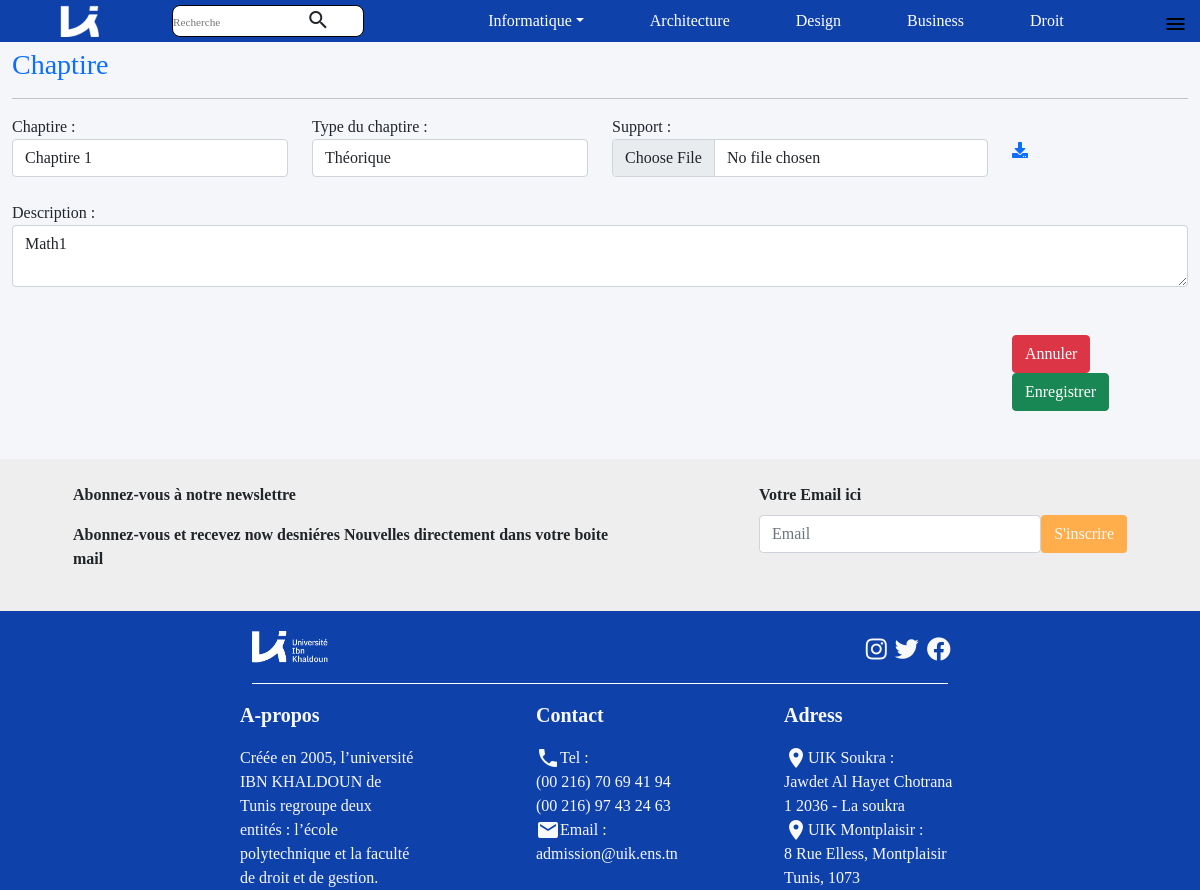
Page /dist/pages/editChaptire.php?id=1 on the committed database.
### tables this page shows
CREATE TABLE `chapitre` (
  `id` int(11) NOT NULL,
  `id_cour` int(11) NOT NULL,
  `libelle` varchar(100) NOT NULL,
  `description` varchar(500) DEFAULT NULL,
  `couverture` varchar(200) DEFAULT NULL,
  `id_type_cour` int(11) DEFAULT NULL,
  `dt_chaptire` date DEFAULT NULL,
  `support` varchar(200) DEFAULT NULL,
  `support_name` varchar(200) DEFAULT NULL
);

CREATE TABLE `type_chapitre` (
  `id` int(11) NOT NULL,
  `libelle` varchar(200) DEFAULT NULL
);

### dist/pages/editChaptire.php (the view, shortened to what this page needs)
<?php
include("../config.php");
$chaptire = $description = $supportN = $idTypChp = $idCour = $supportName = "";
$chaptireErr = $supportNErr = $idTypChpErr = "";
$sqlTypChp = "select * from type_chapitre";
$resTypChp = mysqli_query($conn, $sqlTypChp);
$id =  trim($_GET["id"]);
if ($result =  mysqli_query($conn, "SELECT * FROM chapitre WHERE id=" . $id)) {
    while ($row = mysqli_fetch_array($result)) {
        $chaptire = $row['libelle'];
        $idTypChp = $row['id_type_cour'];
        $description = $row['description'];
        $idCour = $row['id_cour'];
        $support = $row['support'];
        $supportName =  $row['support_name'];
    }
}
?>
<!DOCTYPE html>
<html lang="en">
<head>
    <link rel="stylesheet" href="../css/main.css">
    <link rel="stylesheet" href="https://use.fontawesome.com/releases/v5.15.4/css/all.css">
</head>
<body>
    <?php include("../header/head.php"); ?>
    <main>
        <div class="wrapper">
            <div class="container-fluid">
                <br><br>
                <div class="col-md-10">
                    <h3 class="pull-left" style="color: #0d6efd;">Chaptire</h3>
                </div>
                <hr>
                <form method="post" enctype="multipart/form-data">
                    <div class="row">
                        <div class="form-group col-md-3">
                            <label>Chaptire :</label>
                            <input type="text" name="chaptire" class="form-control <?php echo (!empty($chaptireErr)) ? 'is-invalid' : ''; ?>" value="<?php echo $chaptire; ?>">
                        </div>
                        <div class="form-group col-md-3">
                            <label>Type du chaptire :</label>
                            <select name="idTypChp" class="form-control <?php echo (!empty($idTypChpErr)) ? 'is-invalid' : ''; ?>" value="<?php $idTypChp; ?>">
                                <?php
                                while ($res = mysqli_fetch_array($resTypChp, MYSQLI_BOTH)) {
                                    echo "<option value='" . $res['id'] . "'";
                                    echo $idTypChp == $res['id'] ? "selected='selected'" : "";
                                    echo " > " . $res['libelle'] . "</option>";
                                } ?>
                            </select>
                        </div>
                        <div class="form-group col-md-4">
                            <label>Support :</label>
                            <input type="file" name="supportN" class="form-control">
                        </div>
                        <div class="form-group col-md-2" style="margin-top: 2%;">
                            <?php echo "<a href='" . $support . "' download='" . $supportName . "' style='color: #0d6efd;' class='form-group'><span class='fa fa-download' style='color: #0d6efd;'></span></a>"; ?>
                        </div>
                    </div>
                    <br />
                    <div class="row">
                        <div class="form-group col-md-12">
                            <label>Description :</label>
                            <textarea name="description" class="form-control"><?php echo $description; ?></textarea>
                        </div>
                    </div>
                    <br><br>
                    <div class="row">
                        <div class="form-group col-md-10"></div>
                        <div class="form-group col-md-2">
                            <input type="button" value="Annuler" class="btn btn-danger" onclick="window.location='editCour.php?id=<?php echo $idCour ?>';">
                            <input type="submit" class="btn btn-success" name="valider" value="Enregistrer">
                        </div>
                    </div>
                </form>
            </div>
        </div>
    </main>
    <br><br>
    <?php include("../header/footer.php"); ?>
</body>
</html>

### rows in the picture
chapitre: chaptire "Chaptire 1", idTypChp "Théorique", description "Math1"
